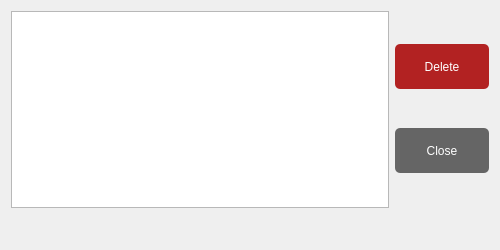
<?xml version="1.0" encoding="UTF-8"?>
<ui version="4.0">
 <class>deletememdialog</class>
 <widget class="QDialog" name="deletememdialog">
  <property name="geometry">
   <rect>
    <x>0</x>
    <y>0</y>
    <width>500</width>
    <height>250</height>
   </rect>
  </property>
  <property name="minimumSize">
   <size>
    <width>500</width>
    <height>250</height>
   </size>
  </property>
  <property name="maximumSize">
   <size>
    <width>500</width>
    <height>250</height>
   </size>
  </property>
  <property name="windowTitle">
   <string>Delete Members</string>
  </property>
  <layout class="QVBoxLayout" name="verticalLayout_2" stretch="8,1">
   <item>
    <layout class="QHBoxLayout" name="horizontalLayout" stretch="4,1">
     <item>
      <widget class="QListWidget" name="memlist">
       <property name="editTriggers">
        <set>QAbstractItemView::NoEditTriggers</set>
       </property>
       <property name="spacing">
        <number>2</number>
       </property>
      </widget>
     </item>
     <item>
      <layout class="QVBoxLayout" name="verticalLayout">
       <item>
        <widget class="QPushButton" name="deletebutton">
         <property name="minimumSize">
          <size>
           <width>0</width>
           <height>45</height>
          </size>
         </property>
         <property name="styleSheet">
          <string notr="true">QPushButton#deletebutton{
	background-color: FireBrick;
	border-radius: 5px;
	color: white;
}

QPushButton#deletebutton:hover{
	border: 2px solid teal;
}</string>
         </property>
         <property name="text">
          <string>Delete</string>
         </property>
        </widget>
       </item>
       <item>
        <widget class="QPushButton" name="closebutton">
         <property name="minimumSize">
          <size>
           <width>0</width>
           <height>45</height>
          </size>
         </property>
         <property name="styleSheet">
          <string notr="true">QPushButton#closebutton{
	background-color: #656565;
	border-radius: 5px;
	color: white;
}

QPushButton#closebutton:hover{
	border: 2px solid teal;
}</string>
         </property>
         <property name="text">
          <string>Close</string>
         </property>
        </widget>
       </item>
      </layout>
     </item>
    </layout>
   </item>
   <item>
    <widget class="QLabel" name="errorlabel">
     <property name="font">
      <font>
       <bold>true</bold>
      </font>
     </property>
     <property name="styleSheet">
      <string notr="true">color: orange;</string>
     </property>
     <property name="text">
      <string/>
     </property>
    </widget>
   </item>
  </layout>
 </widget>
 <resources/>
 <connections/>
</ui>
